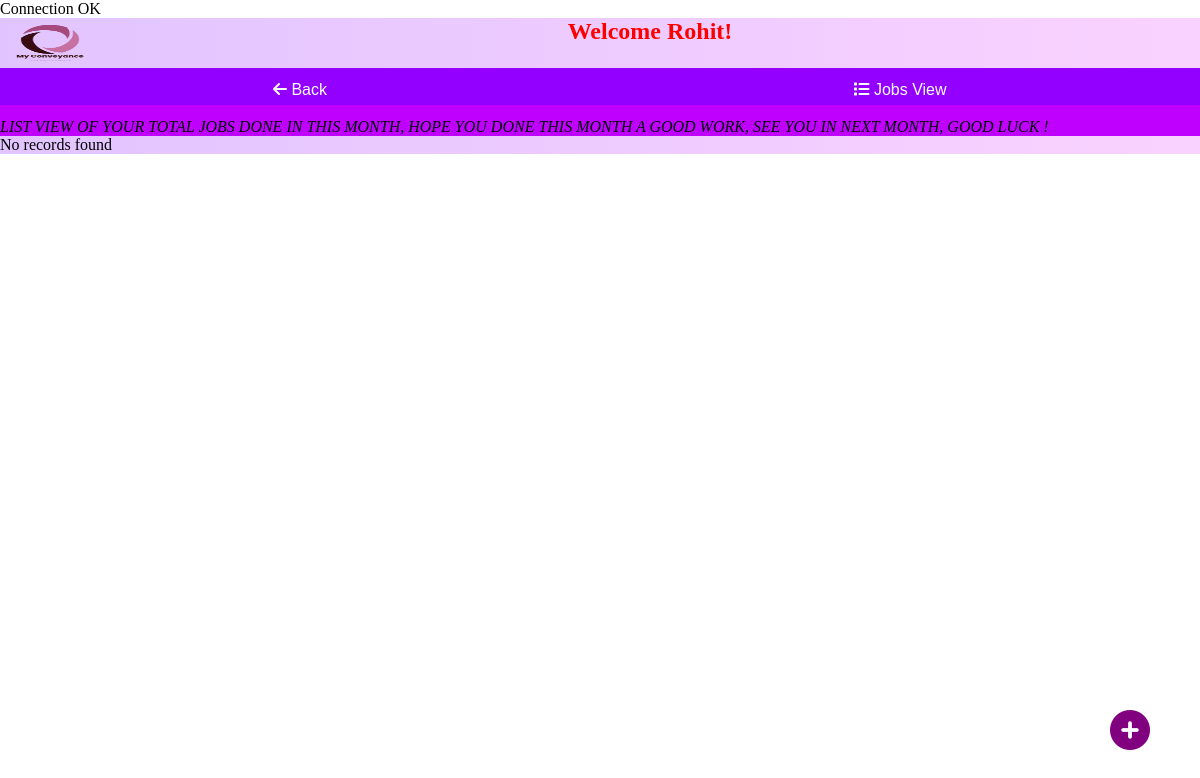
Page /user_1/apps/works/works.php (signed in) on the earlier database version.
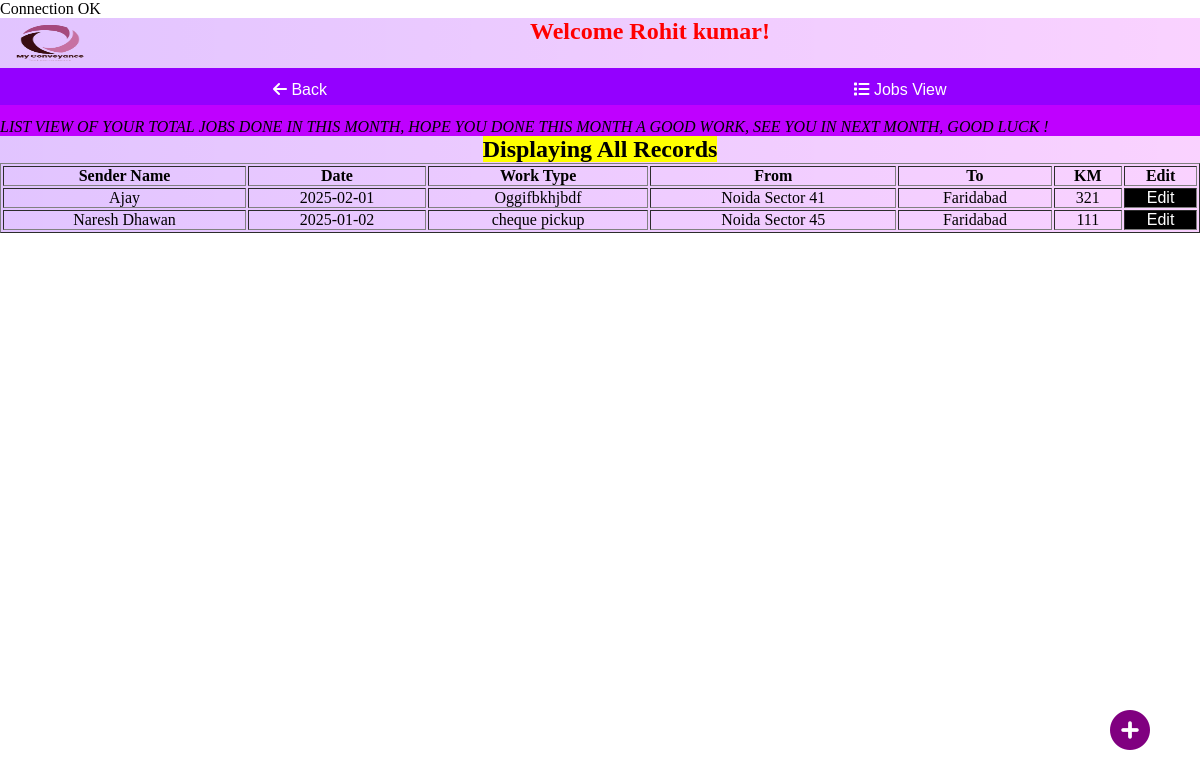
Same page on the later database version.
### tables this page shows
CREATE TABLE `rides` (
  `ride_id` int(10) NOT NULL,
  `rider_id` int(3) NOT NULL,
  `rider_name` text NOT NULL,
  `sender_name` text NOT NULL,
  `w_date` date NOT NULL,
  `work_type` text NOT NULL,
  `start_from` text NOT NULL,
  `end_to` text NOT NULL,
  `km` int(3) NOT NULL
);

### user_1/apps/works/works.php (the view, shortened to what this page needs)
<?php
    include '../../../connection/connection.php';
?>
<?php
$user = $_SESSION['rider_name'];
?>
<!DOCTYPE html>
<html lang="en">
<head>
    <link rel="stylesheet" href="css/works.css">
    <link rel="stylesheet" href="https://cdnjs.cloudflare.com/ajax/libs/animate.css/4.1.1/animate.min.css"/>
    <link rel="stylesheet" href="https://cdnjs.cloudflare.com/ajax/libs/font-awesome/6.5.2/css/all.min.css" />
</head>
<body>
    <div class="row" class="col-12">
        <header class="col-12">
            <div>
                <img src="../../../../img/logo.png" alt="logo" id="logo">
            </div>
            <h2><center style="height: 50px; text-align: center; color: red;"><span id="profile_name"><?php echo "<h4>Welcome " . $_SESSION['rider_name'] . "!</h4>"; ?></span></center></h2>
        </header>
    </div>
    <div class="row" class="col-12">
        <nav class="col-12">
            <ul>
                <li class="col-6"><a href="../../user_1.php"><i class="fas fa-arrow-left"></i> Back</a></li>
                <li class="col-6"><a href="#"><i class="fas fa-list"></i> Jobs View</a></li>
            </ul>
        </nav>
    </div>
<section>
    <div class="col-12">
        <div class="marquee-bg">
            <marquee behavior="sliding" direction="left" scrollamount="5" class="marquee-text"><i>LIST VIEW OF YOUR TOTAL JOBS DONE IN THIS MONTH, HOPE YOU DONE THIS MONTH A GOOD WORK, SEE YOU IN NEXT MONTH, GOOD LUCK !</i></marquee>
        </div>
        <div>
            <?php
                $display =  "SELECT * FROM rides WHERE rider_name = '$user' ORDER BY w_date DESC";
                $rides = mysqli_query($conn, $display);
                $total = mysqli_num_rows($rides);
                if($total != 0)
                {
                    ?>
                    <h2 align="center"><mark>Displaying All Records</mark></h2>
                    <center>
                    <table border="1" cellspacing=".01" width="100%">
                        <tr class="col-12">
                        <th>Sender Name</th>
                        <th >Date</th>
                        <th >Work Type</th>
                        <th >From</th>
                        <th >To</th>
                        <th >KM</th>
                        <th >Edit</th>
                        </tr>
                    <?php
                    while ($result = mysqli_fetch_assoc($rides))
                    {
                        echo "<tr style='text-align: center;color: black;'>
                                <td style='display: none;'>".$result['ride_id']."</td>
                                <td style='display: none;'>".$result['rider_name']."</td>
                                <td>".$result['sender_name']."</td>
                                <td>".$result['w_date']."</td>
                                <td>".$result['work_type']."</td>
                                <td>".$result['start_from']."</td>
                                <td>".$result['end_to']."</td>
                                <td>".$result['km']."</td>
                                <td style='background: black;'><a href='../update_design.php?update_id=$result[ride_id]'>Edit</a></td>
                            </tr>
                            ";
                    }
                        }
                        else
                        {
                            echo "No records found";
                        }
                    ?>
                    </table>
                    </center>
        </div>
    </div>
    <a href="#"><i class="fas fa-plus-circle" id="addwork"></i></a>
</section>
</body>
</html>

### user_1/apps/works/css/works.css (style rules this page uses)
* { margin: 0; padding: 0; box-sizing: border-box; }
.col-6 { width: 50%; }
.col-12 { width: 100%; }
section { height: fit-content; background: rgb(127,0,255); background: linear-gradient(90deg, rgba(127,0,255,0.2329306722689075) 0%, rgba(225,0,255,0.17690826330532217) 100%); }
#logo { float: left; height: 50px; width: 100px; }
header { height: 50px; background: rgb(127,0,255); background: linear-gradient(90deg, rgba(127,0,255,0.2329306722689075) 0%, rgba(225,0,255,0.17690826330532217) 100%); }
a { color: white; text-decoration: none; font-family: sans-serif; }
nav { background: #9400ff; height: 40px; }
ul { list-style: none; padding: 0; margin: 0; }
li { float: left; text-align: center; padding-top: 13px; height: 50px; }
.marquee-text { background-color: #bf00ff; margin-top: -3px; }
#addwork { font-size: 40px; position: fixed; bottom: 50px; right: 50px; color: purple; }

Differences in the rows shown:
added rides: sender_name "Ajay", w_date "2025-02-01", work_type "Oggifbkhjbdf", start_from "Noida Sector 41", end_to "Faridabad", km "321"
added rides: sender_name "Naresh Dhawan", w_date "2025-01-02", work_type "cheque pickup", start_from "Noida Sector 45", end_to "Faridabad", km "111"
Other differences:
$_SESSION['rider_name']: "Rohit" → "Rohit kumar"
text no longer shown: "No records found"
text now shown: "Displaying All Records Sender Name Date Work Type From To KM Edit"
